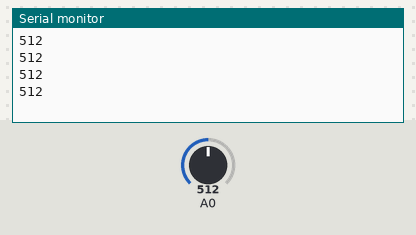
A sketch run on a simulated Arduino Uno, built with avr-gcc and run on an emulated ATmega328P. Parts: the last lines printed to the serial monitor. The test bench sets the inputs (shaded band); at power-on: A0 = 512.

Above: at 1.2 s.
1.3 s: A0 set to 716
At 1.71 s:
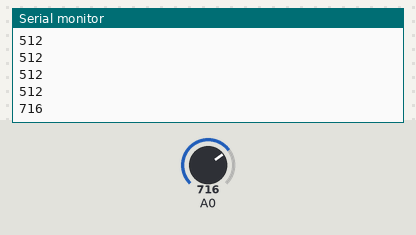
2.8 s: A0 set to 900
At 2.91 s:
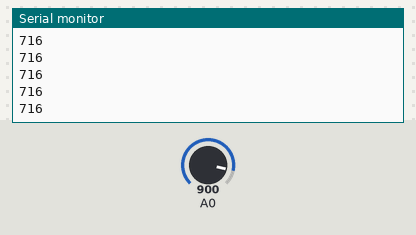
Timing chart, 0 to 5.8 s (numbered marks = the images above; inputs shaded):
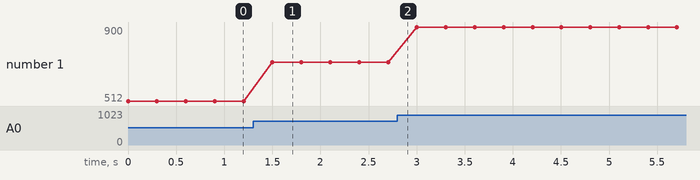

The sketch:

GetUltrasonicData.ino
```cpp
void setup()
{
  Serial.begin(115200);
}

void loop()
{
  int UltrasonicVoltage = analogRead(A0);
  if(UltrasonicVoltage >= 100){
    //present
  }
  else{
    //absent
  }
  Serial.println(UltrasonicVoltage);
  delay(300);
}
```

Measured:
- after the input at 1.3 s, the serial monitor: prints a new line after 0.20 s (image 1)
- plotted number 1: 512 → 716 after the input at 1.3 s, 716 → 900 after the input at 2.8 s
